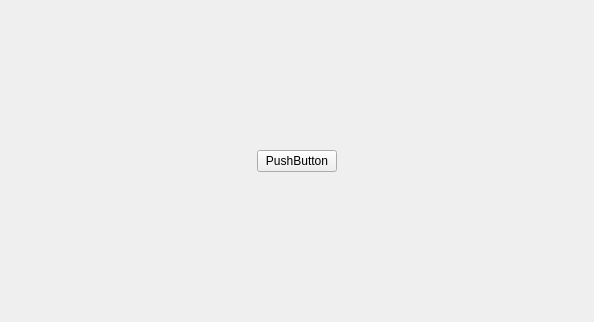
<?xml version="1.0" encoding="UTF-8"?>
<ui version="4.0">
 <class>ButtonGroup</class>
 <widget class="QWidget" name="ButtonGroup">
  <property name="geometry">
   <rect>
    <x>0</x>
    <y>0</y>
    <width>594</width>
    <height>322</height>
   </rect>
  </property>
  <property name="windowTitle">
   <string>Form</string>
  </property>
  <layout class="QHBoxLayout" name="horizontalLayout_2">
   <property name="spacing">
    <number>0</number>
   </property>
   <property name="leftMargin">
    <number>0</number>
   </property>
   <property name="topMargin">
    <number>0</number>
   </property>
   <property name="rightMargin">
    <number>0</number>
   </property>
   <property name="bottomMargin">
    <number>0</number>
   </property>
   <item>
    <widget class="QStackedWidget" name="stackedWidget">
     <widget class="QWidget" name="startPage">
      <layout class="QHBoxLayout" name="horizontalLayout">
       <item>
        <spacer name="horizontalSpacer">
         <property name="orientation">
          <enum>Qt::Orientation::Horizontal</enum>
         </property>
         <property name="sizeHint" stdset="0">
          <size>
           <width>244</width>
           <height>20</height>
          </size>
         </property>
        </spacer>
       </item>
       <item>
        <widget class="MyButton" name="start">
         <property name="text">
          <string>PushButton</string>
         </property>
        </widget>
       </item>
       <item>
        <spacer name="horizontalSpacer_2">
         <property name="orientation">
          <enum>Qt::Orientation::Horizontal</enum>
         </property>
         <property name="sizeHint" stdset="0">
          <size>
           <width>244</width>
           <height>20</height>
          </size>
         </property>
        </spacer>
       </item>
      </layout>
     </widget>
     <widget class="QWidget" name="callLordPage">
      <layout class="QHBoxLayout" name="horizontalLayout_5">
       <item>
        <spacer name="horizontalSpacer_8">
         <property name="orientation">
          <enum>Qt::Orientation::Horizontal</enum>
         </property>
         <property name="sizeHint" stdset="0">
          <size>
           <width>52</width>
           <height>20</height>
          </size>
         </property>
        </spacer>
       </item>
       <item>
        <widget class="MyButton" name="giveup">
         <property name="text">
          <string>PushButton</string>
         </property>
        </widget>
       </item>
       <item>
        <spacer name="horizontalSpacer_10">
         <property name="orientation">
          <enum>Qt::Orientation::Horizontal</enum>
         </property>
         <property name="sizeType">
          <enum>QSizePolicy::Policy::Fixed</enum>
         </property>
         <property name="sizeHint" stdset="0">
          <size>
           <width>40</width>
           <height>10</height>
          </size>
         </property>
        </spacer>
       </item>
       <item>
        <widget class="MyButton" name="oneScore">
         <property name="text">
          <string>PushButton</string>
         </property>
        </widget>
       </item>
       <item>
        <spacer name="horizontalSpacer_11">
         <property name="orientation">
          <enum>Qt::Orientation::Horizontal</enum>
         </property>
         <property name="sizeType">
          <enum>QSizePolicy::Policy::Fixed</enum>
         </property>
         <property name="sizeHint" stdset="0">
          <size>
           <width>40</width>
           <height>10</height>
          </size>
         </property>
        </spacer>
       </item>
       <item>
        <widget class="MyButton" name="twoScore">
         <property name="text">
          <string>PushButton</string>
         </property>
        </widget>
       </item>
       <item>
        <spacer name="horizontalSpacer_12">
         <property name="orientation">
          <enum>Qt::Orientation::Horizontal</enum>
         </property>
         <property name="sizeType">
          <enum>QSizePolicy::Policy::Fixed</enum>
         </property>
         <property name="sizeHint" stdset="0">
          <size>
           <width>40</width>
           <height>10</height>
          </size>
         </property>
        </spacer>
       </item>
       <item>
        <widget class="MyButton" name="threeScore">
         <property name="text">
          <string>PushButton</string>
         </property>
        </widget>
       </item>
       <item>
        <spacer name="horizontalSpacer_9">
         <property name="orientation">
          <enum>Qt::Orientation::Horizontal</enum>
         </property>
         <property name="sizeHint" stdset="0">
          <size>
           <width>52</width>
           <height>20</height>
          </size>
         </property>
        </spacer>
       </item>
      </layout>
     </widget>
     <widget class="QWidget" name="playCardPage">
      <layout class="QHBoxLayout" name="horizontalLayout_3">
       <item>
        <spacer name="horizontalSpacer_3">
         <property name="orientation">
          <enum>Qt::Orientation::Horizontal</enum>
         </property>
         <property name="sizeHint" stdset="0">
          <size>
           <width>244</width>
           <height>20</height>
          </size>
         </property>
        </spacer>
       </item>
       <item>
        <widget class="MyButton" name="playCard">
         <property name="text">
          <string>PushButton</string>
         </property>
        </widget>
       </item>
       <item>
        <spacer name="horizontalSpacer_4">
         <property name="orientation">
          <enum>Qt::Orientation::Horizontal</enum>
         </property>
         <property name="sizeHint" stdset="0">
          <size>
           <width>244</width>
           <height>20</height>
          </size>
         </property>
        </spacer>
       </item>
      </layout>
     </widget>
     <widget class="QWidget" name="passOrPlayPage">
      <layout class="QHBoxLayout" name="horizontalLayout_4">
       <item>
        <spacer name="horizontalSpacer_6">
         <property name="orientation">
          <enum>Qt::Orientation::Horizontal</enum>
         </property>
         <property name="sizeHint" stdset="0">
          <size>
           <width>179</width>
           <height>20</height>
          </size>
         </property>
        </spacer>
       </item>
       <item>
        <widget class="MyButton" name="pass">
         <property name="text">
          <string>PushButton</string>
         </property>
        </widget>
       </item>
       <item>
        <spacer name="horizontalSpacer_5">
         <property name="orientation">
          <enum>Qt::Orientation::Horizontal</enum>
         </property>
         <property name="sizeType">
          <enum>QSizePolicy::Policy::Fixed</enum>
         </property>
         <property name="sizeHint" stdset="0">
          <size>
           <width>40</width>
           <height>15</height>
          </size>
         </property>
        </spacer>
       </item>
       <item>
        <widget class="MyButton" name="playCard1">
         <property name="text">
          <string>PushButton</string>
         </property>
        </widget>
       </item>
       <item>
        <spacer name="horizontalSpacer_7">
         <property name="orientation">
          <enum>Qt::Orientation::Horizontal</enum>
         </property>
         <property name="sizeHint" stdset="0">
          <size>
           <width>178</width>
           <height>20</height>
          </size>
         </property>
        </spacer>
       </item>
      </layout>
     </widget>
     <widget class="QWidget" name="nullPage"/>
    </widget>
   </item>
  </layout>
 </widget>
 <customwidgets>
  <customwidget>
   <class>MyButton</class>
   <extends>QPushButton</extends>
   <header>mybutton.h</header>
  </customwidget>
 </customwidgets>
 <resources/>
 <connections/>
</ui>
